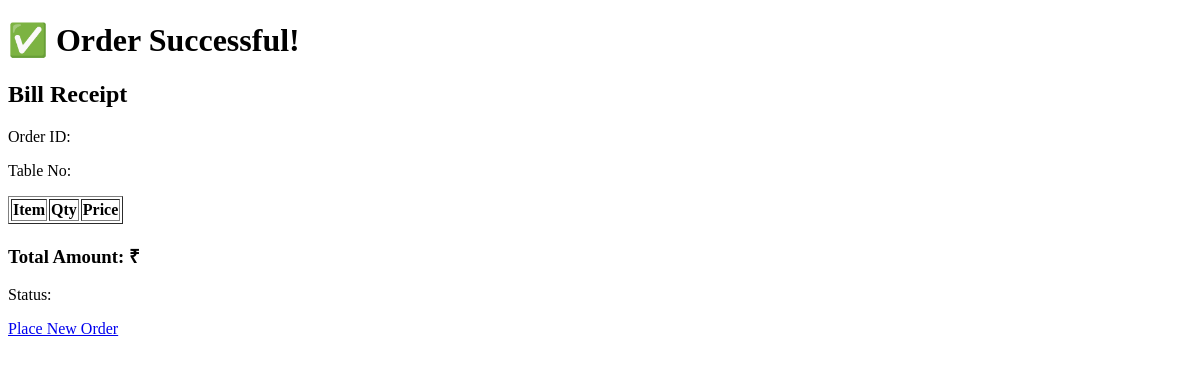
Page /bill/9 on the earlier database version.
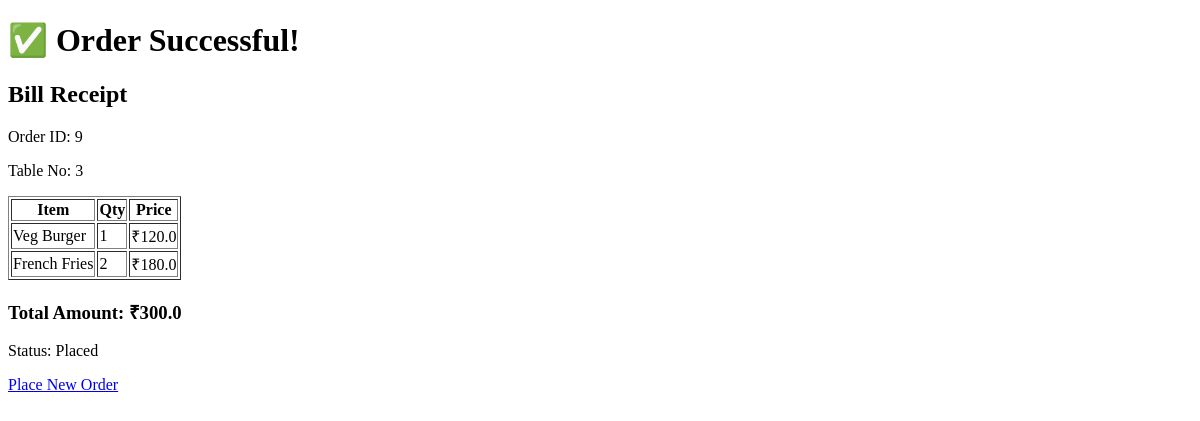
Same page on the later database version.
### tables this page shows
CREATE TABLE orders(
        id INTEGER PRIMARY KEY AUTOINCREMENT,
        table_no INTEGER,
        total REAL,
        status TEXT
    );

CREATE TABLE order_items(
        id INTEGER PRIMARY KEY AUTOINCREMENT,
        order_id INTEGER,
        item_name TEXT,
        quantity INTEGER,
        price REAL
    );

### app.py (the view)
@app.route("/bill/<int:order_id>")
def bill(order_id):
    conn = get_db()
    order = conn.execute(
        "SELECT * FROM orders WHERE id=?",
        (order_id,)
    ).fetchone()
    items = conn.execute(
        "SELECT * FROM order_items WHERE order_id=?",
        (order_id,)
    ).fetchall()
    conn.close()
    return render_template(
    "bill.html",
    order=order,
    items=items
)

### app.py (called while the page is built)
def get_db():
    conn = sqlite3.connect(DATABASE)
    conn.row_factory = sqlite3.Row
    return conn

### templates/bill.html (shortened to what this page needs)
<!DOCTYPE html>
<html>
<head>
</head>
<body>
<h1>✅ Order Successful!</h1>
<h2>Bill Receipt</h2>
<p>Order ID: {{ order.id }}</p>
<p>Table No: {{ order.table_no }}</p>
<table border="1">
<tr>
    <th>Item</th>
    <th>Qty</th>
    <th>Price</th>
</tr>
{% for item in items %}
<tr>
    <td>{{ item.item_name }}</td>
    <td>{{ item.quantity }}</td>
    <td>₹{{ item.quantity * item.price }}</td>
</tr>
{% endfor %}
</table>
<h3>Total Amount: ₹{{ order.total }}</h3>
<p>Status: {{ order.status }}</p>
<a href="/">Place New Order</a>
</body>
</html>

Differences in the rows shown:
added orders: id "9", table_no "3", total "300.0", status "Placed"
added order_items: item_name "Veg Burger", quantity "1", item.quantity*item.price "120.0"
added order_items: item_name "French Fries", quantity "2", item.quantity*item.price "180.0"
